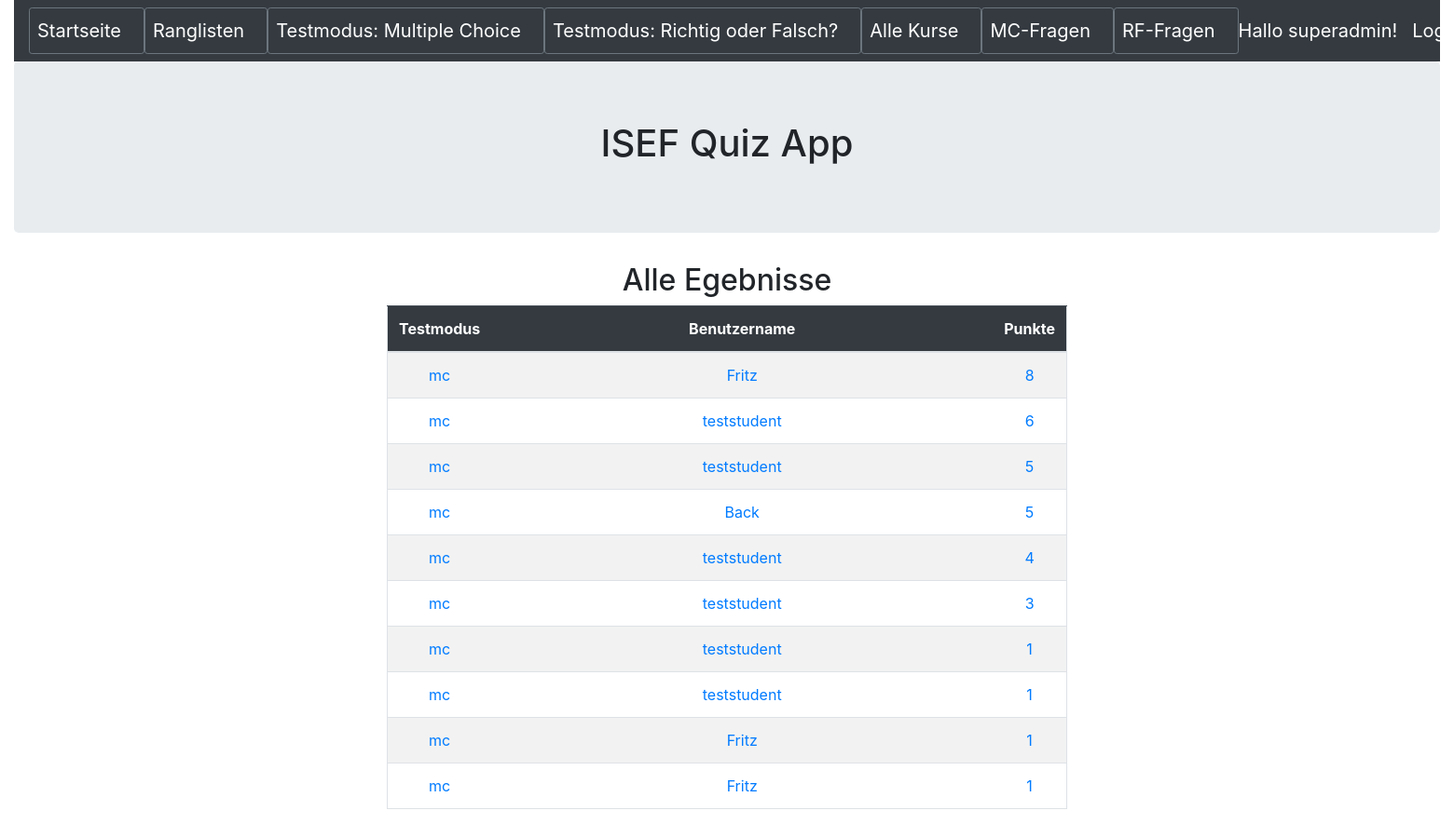
Page /ergebnismctoppunkte (signed in) on the earlier database version.
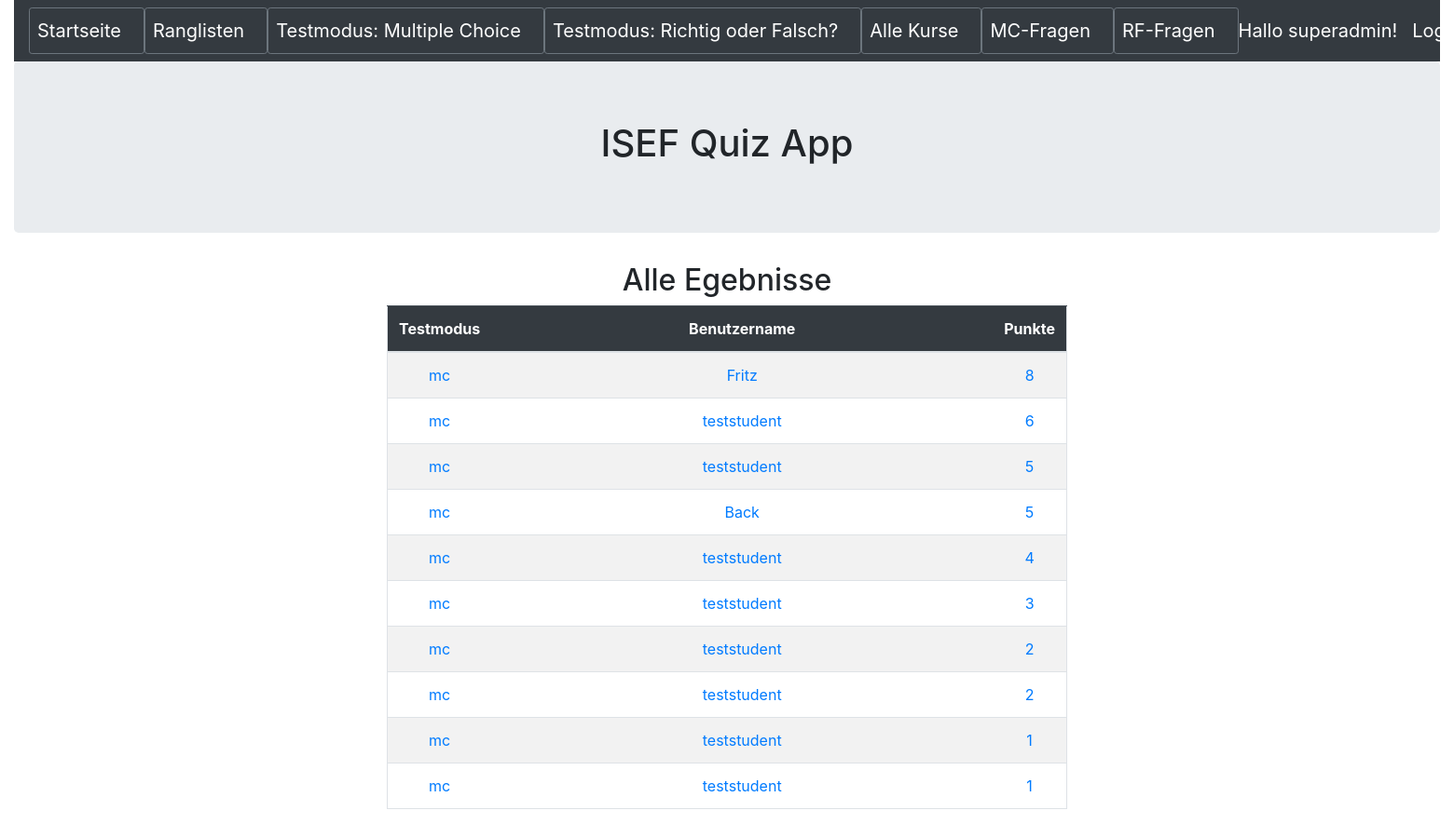
Same page on the later database version.
### quiz/models.py (models this page shows, shortened)
class Ergebnis(models.Model):
    testmodus = models.CharField(max_length=20,blank=False)
    benutzername = models.CharField(max_length=50,blank=False)
    kursid = models.CharField(max_length=5,blank=False)
    kursname = models.CharField(max_length=50,blank=False)
    zeitsekunden = models.IntegerField(blank=False)
    datum = models.DateField(auto_now_add=True)
    punkte = models.IntegerField(blank=False)
    fragentotal = models.IntegerField(blank=False)
    fragenkorrekt = models.IntegerField(blank=False)
    fragenfalsch = models.IntegerField(blank=False)

### quiz/views.py (the view)
# urls.py: path('ergebnismctoppunkte', ErgebnisMCTopPunkte.as_view(), name='ergebnis_mctoppunkte'),
class ErgebnisMCTopPunkte(AuthListView):
    model = Ergebnis
    template_name = 'ergebnis/ergebnis_mctoppunkte.html'
    fields = '__all__'
    permission_required = ('quiz.view_ergebnis')
    def get_queryset(self):
        return Ergebnis.objects.filter(testmodus='mc').order_by('-punkte')[:10]

### quiz/templates/ergebnis/ergebnis_mctoppunkte.html
{% extends 'base.html' %}
{% block content %}
<h2 class="text-center">Alle Egebnisse</h2>
<div class="container text-center">
	<div class="row justify-content-md-center">
		<div class="col-sm-8 ">
			<table  class ="table border table-hover table-striped">
				<thead class="table-dark">
					<th width=100 scope = "col">Testmodus</th>
					<th width=550 scope = "col">Benutzername</th>
					<th scope = "col">Punkte</th>
				</thead>
				<tbody>
				{% for ergebnis in object_list %}
					<tr>
						<td> <a href="{% url 'ergebnis_detail' ergebnis.pk %}">{{ ergebnis.testmodus }}</a> </td>
						<td> <a href="{% url 'ergebnis_detail' ergebnis.pk %}">{{ ergebnis.benutzername }}</a> </td>
						<td> <a href="{% url 'ergebnis_detail' ergebnis.pk %}">{{ ergebnis.punkte }}</a> </td>
					</tr>
				{% endfor %}
				</tbody>
			</table>
		</div>
	</div>
</div>
{% endblock content %}

Differences in the rows shown:
no longer on this page (row unchanged): Ergebnis: testmodus "mc", benutzername "Fritz", punkte "1"
no longer on this page (row unchanged): Ergebnis: testmodus "mc", benutzername "Fritz", punkte "1"
added Ergebnis: testmodus "mc", benutzername "teststudent", punkte "2"
added Ergebnis: testmodus "mc", benutzername "teststudent", punkte "2"
